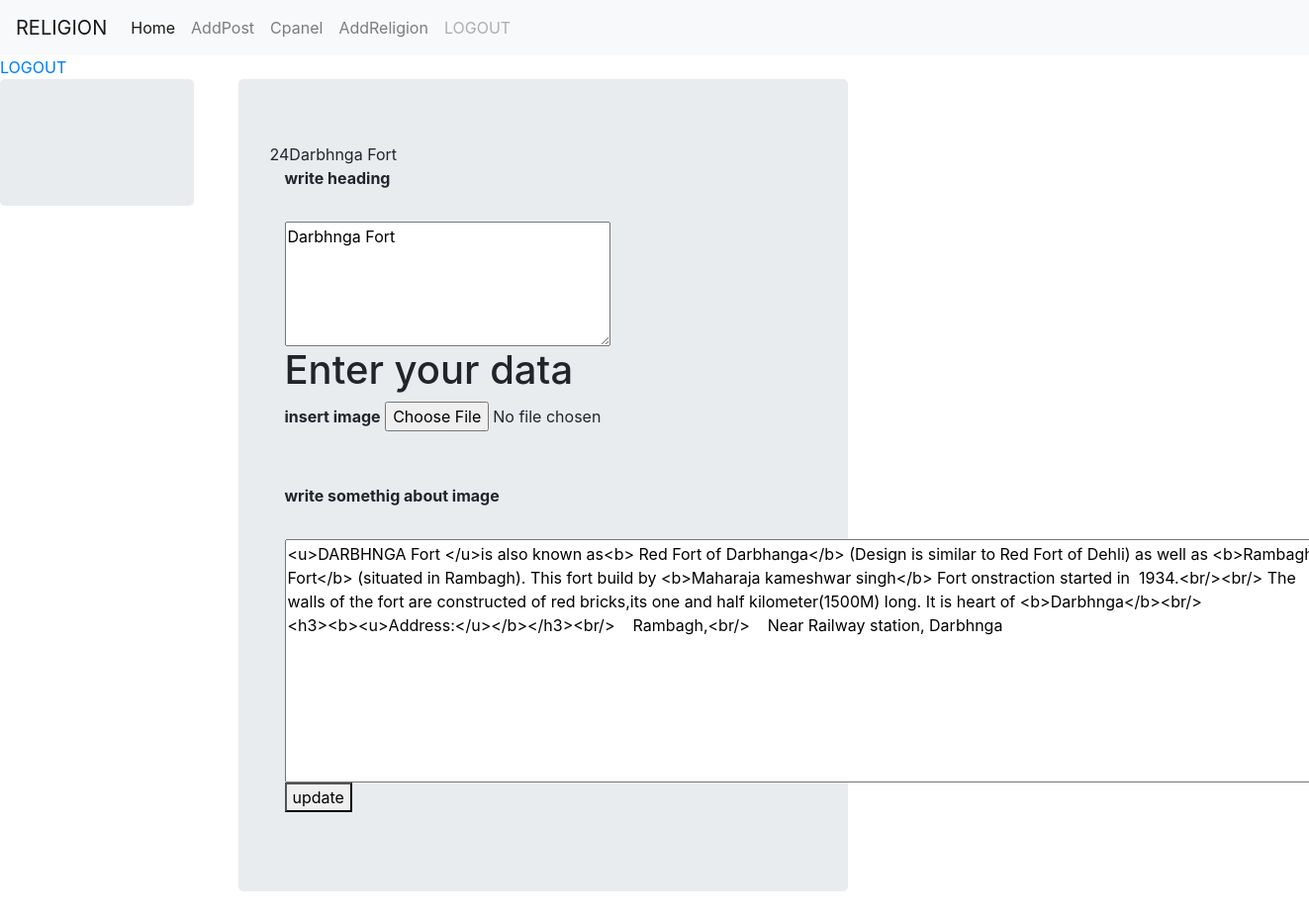
/admin/edit_post.php?pid=24 (signed in), run on the app's committed database.
### tables this page shows
CREATE TABLE `post` (
  `sno` int(4) NOT NULL,
  `rno` int(4) NOT NULL,
  `heading` varchar(255) NOT NULL,
  `image` text DEFAULT NULL,
  `content` longtext NOT NULL
);

### admin/edit_post.php (the view, shortened to what this page needs)
<html>
<?php
include'../db.php';
?>
<head>
  <link rel="stylesheet" href="https://maxcdn.bootstrapcdn.com/bootstrap/4.0.0/css/bootstrap.min.css" >
</head>
<body>
<?php
if($_SESSION["userId"])
{
include'header.php';
?>
<a href='logout.php'>LOGOUT</a>
<div class="row">
<div class="col-sm-2">
<div class='jumbotron'>
</div>
</div>
<div class="col-sm-6">
<div class='container'>
<div class='jumbotron'>
<?php if(isset($_GET['pid']))
{
$pid=$_GET['pid'];
echo $pid;
$q="SELECT * FROM post WHERE sno='$pid';";
$qr=mysqli_query($connect,$q);
$row=mysqli_fetch_array($qr);
$head=$row['heading'];
$content=$row['content'];
echo $head;
}
?>
<form action="upload_edit.php" method="post" enctype="multipart/form-data">
<div class="container">
  <label for=""><b>write heading</b></label><br/><br/>
    <textarea name='heading' cols="30" rows="5"placeholder="Write heading..."><?php echo $head;?></textarea>
  </div>
  <div class="container">
    <h1>Enter your data</h1>
    <label for=""><b>insert image</b></label>
   <input type="file" name="img1" />
   </div>
<br/><br/>
<div class="container">
  <label for=""><b>write somethig about image</b></label><br/><br/>
    <textarea name='content' cols="100" rows="10"placeholder="Write here..."><?php echo $content;?></textarea>
    <button type="submit" class="registerbtn"  value='submit' name="update">update</button>
  </div>
</form>
</div>
</div>
</div>
</div>
<?php
}
else
{
header('location:index.php');
}
?>
</body>
</html>

### data on the page
post: heading "Darbhnga Fort", content "<u>DARBHNGA Fort </u>is also known as<b> Red Fort of Darbhanga</b> (Design is similar to Red Fort of Dehli) as well as <b>Rambagh Fort</b> (situated in Rambagh). This fort build by <b>Maharaja kameshwar singh</b> Fort onstraction started in 1934.<br/><br/> The walls of the fort are constructed of red bricks,its one and half kilometer(1500M) long. It is heart of <b>Darbhnga</b><br/> <h3><b><u>Address:</u></b></h3><br/> Rambagh,<br/> Near Railway station, Darbhnga"

### other printed values
$pid "24"
